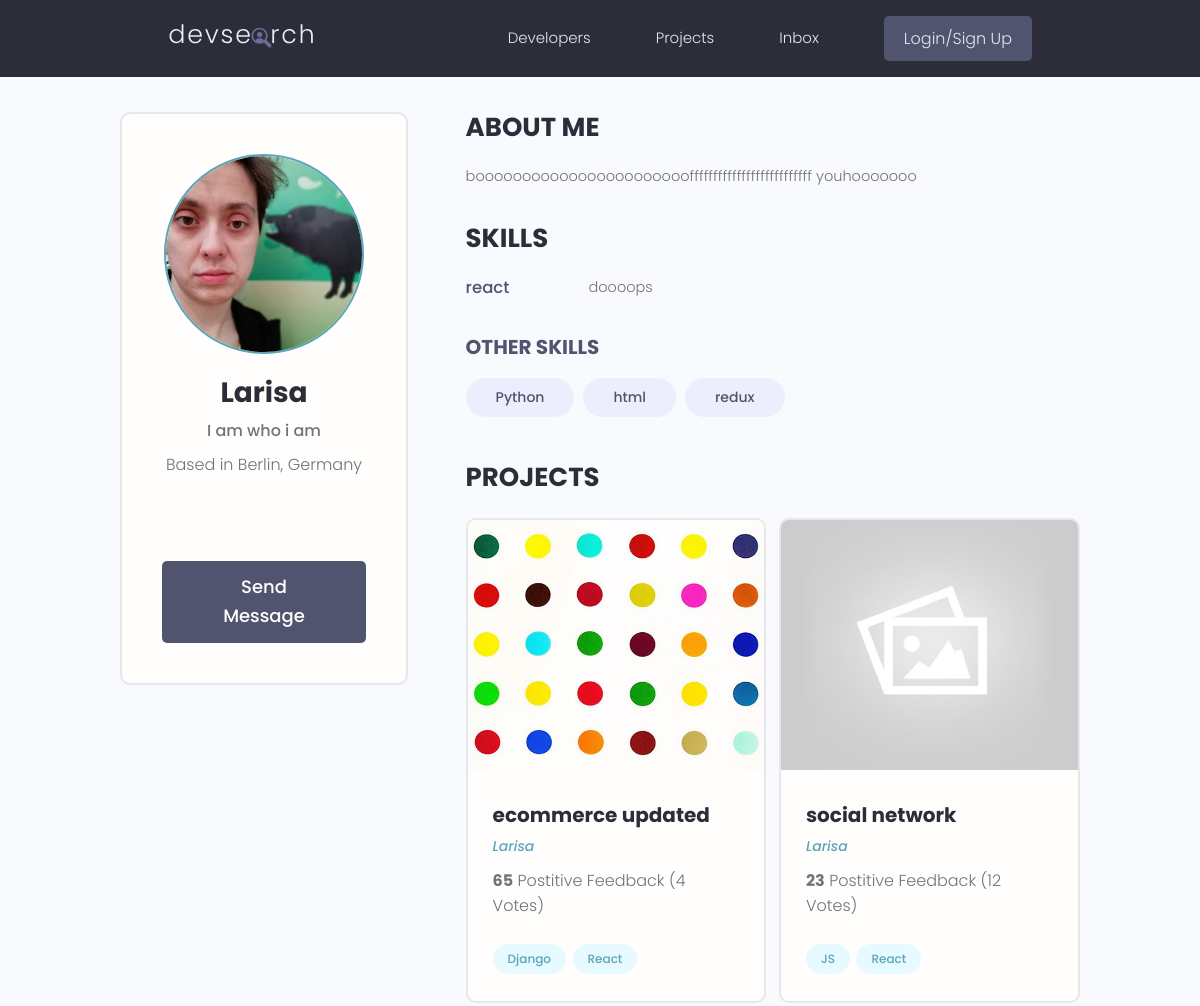
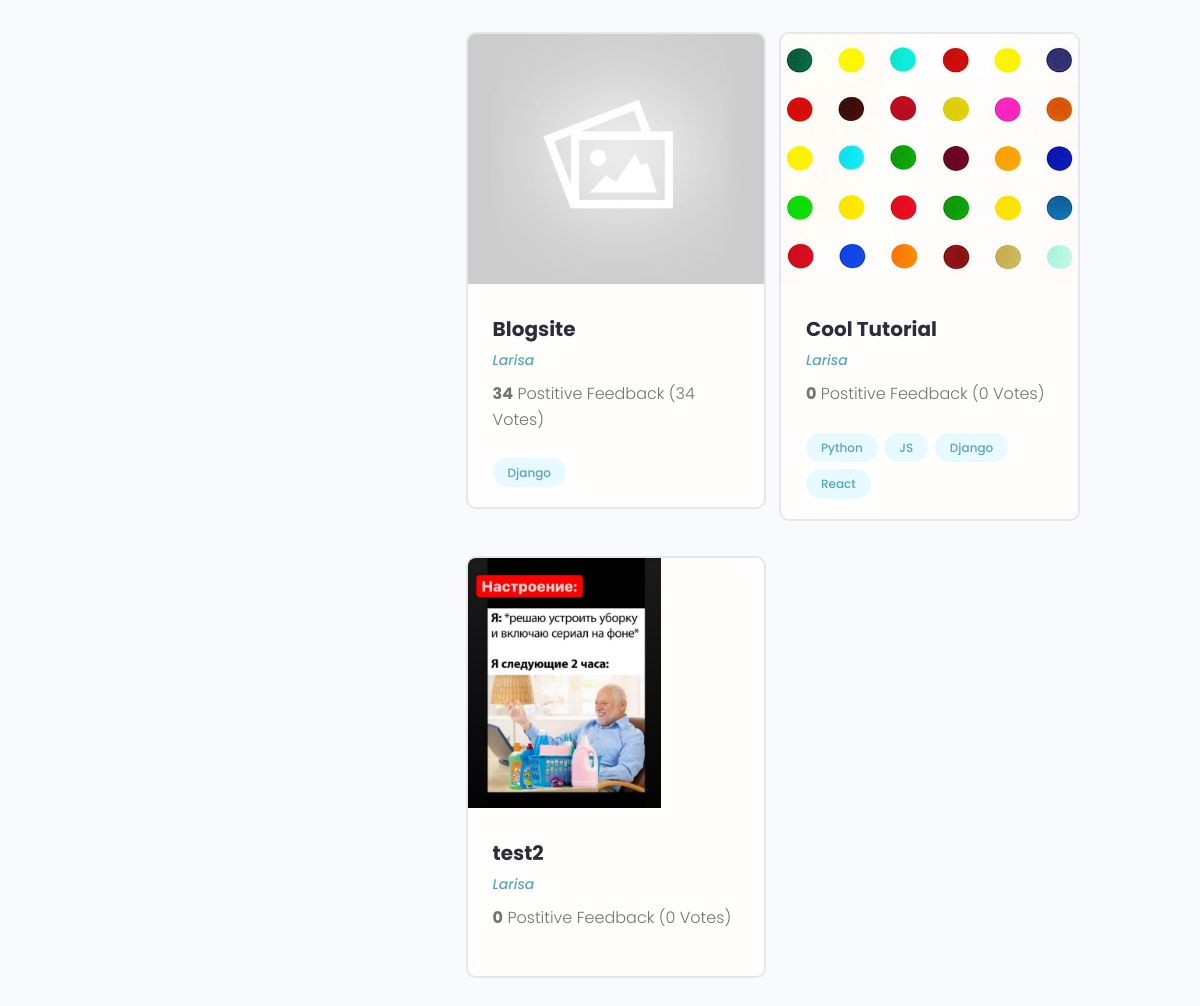
/profile/987b0973-25ca-4938-9326-bf7763675b2f, run on the app's committed database (2 pictures, top to bottom).
### users/models.py (models this page shows, shortened)
class Profile(models.Model):
    user = models.OneToOneField(User, on_delete=models.CASCADE, null=True, blank=True)
    name = models.CharField(max_length=200, blank=True, null=True)
    email = models.EmailField(max_length=500, blank=True, null=True)
    username = models.CharField(max_length=200, blank=True, null=True)
    location = models.CharField(max_length=200, blank=True, null=True)
    short_info = models.CharField(max_length=200, blank=True, null=True)
    bio = models.TextField(blank=True, null=True)
    profile_image = models.ImageField(null=True, blank=True, upload_to='profiles/', default='profiles/user-default.jpg')
    social_github = models.CharField(max_length=200, blank=True, null=True)
    social_twitter = models.CharField(max_length=200, blank=True, null=True)
    social_linkedin = models.CharField(max_length=200, blank=True, null=True)
    social_youtube = models.CharField(max_length=200, blank=True, null=True)
    social_website = models.CharField(max_length=200, blank=True, null=True)
    created = models.DateTimeField(auto_now_add=True)
    id = models.UUIDField(default=uuid.uuid4, unique=True, primary_key=True, editable=False)

class Skill(models.Model):
    owner = models.ForeignKey(Profile, on_delete=models.CASCADE, null=True, blank=True)
    name = models.CharField(max_length=200, blank=True, null=True)
    description = models.TextField(null=True, blank=True)
    created = models.DateTimeField(auto_now_add=True)
    id = models.UUIDField(default=uuid.uuid4, unique=True, primary_key=True, editable=False)
    def __str__(self):
        return str(self.name)

### projects/models.py (models this page shows, shortened)
class Project(models.Model):
    owner = models.ForeignKey(Profile, null=True, blank=True, on_delete=models.SET_NULL)
    title = models.CharField(max_length=200)
    description = models.TextField(null=True, blank=True)
    featured_image = models.ImageField(null=True, blank=True, default="default.jpg")
    demo_link = models.CharField(max_length=2000, null=True, blank=True)
    source_link = models.CharField(max_length=2000, null=True, blank=True)
    tags = models.ManyToManyField('Tag', blank=True)
    vote_total = models.IntegerField(default=0, null=True, blank=True)
    vote_ratio = models.IntegerField(default=0, null=True, blank=True)
    created = models.DateTimeField(auto_now_add=True)
    id = models.UUIDField(default=uuid.uuid4, unique=True, primary_key=True, editable=False)

class Tag(models.Model):
    name = models.CharField(max_length=200)
    created = models.DateTimeField(auto_now_add=True)
    id = models.UUIDField(default=uuid.uuid4, unique=True, primary_key=True, editable=False)
    def __str__(self):
        return self.name

### users/views.py (the view)
# urls.py: path('profile/<str:pk>', views.userProfile, name="user-profile" ),
def userProfile(request, pk):
    profile = Profile.objects.get(id=pk)
    topSkills = profile.skill_set.exclude(description__exact="")
    otherSkills = profile.skill_set.filter(description="")
    context = {'profile': profile, 'topSkills': topSkills, 'otherSkills': otherSkills}
    return render(request, 'users/user-profile.html', context)

### users/templates/users/user-profile.html (shortened to what this page needs)
{% extends 'main.html' %}
{% block content %}
  <main class="profile my-md">
    <div class="container">
      <div class="layout">
        <div class="column column--1of3">
          <div class="card text-center">
            <div class="card__body dev">
              <img class="avatar avatar--xl" src="{{ profile.profile_image.url}}" />
              <h2 class="dev__name">{{profile.name}}</h2>
              <p class="dev__title">{{profile.short_info}}</p>
              <p class="dev__location">Based in {{profile.location}}</p>
              <ul class="dev__social">
              </ul>
              <a href="#" class="btn btn--sub btn--lg">Send Message </a>
            </div>
          </div>
        </div>
        <div class="column column--2of3">
          <div class="devInfo">
            <h3 class="devInfo__title">About Me</h3>
            <p class="devInfo__about">
              {{profile.bio}}
            </p>
          </div>
          <div class="devInfo">
            <h3 class="devInfo__title">Skills</h3>
            <div class="devInfo__skills">
                {% for skill in topSkills %}
                <div class="devSkill">
                    <h4 class="devSkill__title">{{skill.name}}</h4>
                    <p class="devSkill__info">
                    {{skill.description}}
                    </p>
                </div>
                {% endfor %}
              <h3 class="devInfo__subtitle">Other Skills</h3>
              <div class="devInfo__otherSkills">
                {% for skill in otherSkills%}
                <span class="tag tag--pill tag--sub tag--lg">
                  <small>{{skill}}</small>
                </span>
                {% endfor %}
              </div>
            </div>
          </div>
          <div class="devInfo">
            <h3 class="devInfo__title">Projects</h3>
            <div class="grid grid--two">
            {% for project in profile.project_set.all %}
              <div class="column">
                <div class="card project">
                  <a href="{% url 'project' project.id %}" class="project">
                    <img class="project__thumbnail" src="{{project.featured_image.url}}" alt="project thumbnail" />
                    <div class="card__body">
                      <h3 class="project__title">{{project.title}}</h3>
                      <p><a class="project__author" href="{% url 'user-profile' project.owner.id %}">{{project.owner.name}}</a></p>
                      <p class="project--rating">
                        <span style="font-weight: bold;">{{project.vote_ratio}}</span> Postitive
                        Feedback ({{project.vote_total}} Vote{{project.vote_total|pluralize:"s"}})
                      </p>
                      <div class="project__tags">
                        {% for tag in project.tags.all %}
                        <span class="tag tag--pill tag--main">
                            <small>{{ tag }}</small>
                        </span>
                        {% endfor %}
                      </div>
                    </div>
                  </a>
                </div>
              </div>
              {% endfor %}
            </div>
          </div>
        </div>
      </div>
    </div>
  </main>
{% endblock content %}

### static/styles/app.css (style rules this page uses)
:root { --color-sub: #2d2d39; }
.btn--sub { background-color: var(--color-sub-light); }
.card { border: 2px solid var(--color-light); }
img { width: 100%; }
.profile .card > .dev { padding: 4rem; }
.dev__name { color: var(--color-sub); font-size: 2.8rem; font-weight: 700; margin-top: 1rem; margin-bottom: 0.5rem; }
.dev__title { font-size: 1.6rem; font-weight: 500; line-height: 1.3; }
.dev__location { margin-top: 1rem; }
.dev__social { margin: 3rem 0; list-style: none; display: flex; justify-content: center; gap: 1.5rem; }
.devInfo { margin-bottom: 3rem; }
.devInfo__title, .devInfo__subtitle { font-size: 2.6rem; color: var(--color-sub); text-transform: uppercase; font-weight: 700; margin-bottom: 1.5rem; }
.devInfo__subtitle { font-size: 2rem; color: var(--color-sub-light); }
.devInfo__about, .devSkill__info { font-size: 1.45rem; line-height: 1.7; text-align: justify; }
.devSkill { margin-bottom: 3rem; }
.devSkill__title { font-size: 1.65rem; font-weight: 500; color: var(--color-sub-light); }
@media screen and (min-width: 700px) { .devSkill { display: flex; justify-content: space-between; gap: 3rem; } }
@media screen and (min-width: 700px) { .devSkill__info { flex-basis: 80%; } }
.project__author { font-size: 1.4rem; font-style: italic; }
.project--rating { margin-bottom: 1.6em; margin-top: .5em; }
.project__thumbnail { height: 25rem; object-fit: cover; object-position: top center; }
.project__title { font-size: 2rem; font-weight: 700; color: var(--color-sub); }

### static/uikit/styles/modules/_variables.css (style rules this page uses)
:root { --color-main: #5aa5b9; --color-main-light: #e6faff; --color-sub: #3f4156; --color-sub-light: #51546e; --color-sub-lighter: #ededfd; --color-text: #737373; --color-gray: #8b8b8b; --color-light: #e5e7eb; --color-light-gray: #767676; --color-bg: #f8fafd; --color-white: #fffefd; --color-white-light: #f3f3f3; --color-success: #359e64; --color-success-bg: #def8e8; --color-error: #fc4b0b; --color-error-bg: #fff2ee; --font-base: 'Poppins', arial, helvetica, 'Segoe UI', roboto, ubuntu, sans-serif; --font-monospace: 'Fira Code', 'Courier New', courier, monospace; --font-regular: 300; --font-medium: 500; --font-bold: 700; --generic-shadow: 1px 1px 5px #00000010; --generic-transition: all 0.3s ease-in-out; }

### static/uikit/styles/modules/_base.css (style rules this page uses)
* { margin: 0; padding: 0; box-sizing: border-box; text-rendering: optimizeLegibility; color: inherit; font-size: inherit; }
html { font-size: 50%; }
@media only screen and (min-width: 480px) { html { font-size: 56.25%; } }
@media only screen and (min-width: 1200px) { html { font-size: 62.5%; } }
body { line-height: 1.6; font-weight: 400; font-size: 1.5rem; color: var(--color-text); background-color: var(--color-bg); min-height: 100vh; }

### static/uikit/styles/modules/_typography.css (style rules this page uses)
* { font-family: var(--font-base); }
h2 { font-size: 3.6rem; font-weight: var(--font-bold); }
h3 { font-size: 3.2rem; font-weight: var(--font-medium); }
h4 { font-size: 2.8rem; font-weight: var(--font-medium); }
p, span, strong { font-size: 1.6rem; color: var(--color-text); font-weight: var(--font-regular); }
a { padding-bottom: 2px; text-decoration: none; display: inline-block; color: var(--color-main); font-weight: var(--font-medium); }

### static/uikit/styles/modules/_utilities.css (style rules this page uses)
.container { width: 92%; max-width: 165rem; margin: 0 auto; box-sizing: border-box; }
@media screen and (min-width: 1000px) { .container { width: 90%; } }
@media screen and (min-width: 1200px) { .container { width: 80%; } }
.text-center { text-align: center; }
.my-md { margin: 3rem auto; }

### static/uikit/styles/modules/_avatar.css (style rules this page uses)
.avatar { border-radius: 50%; border: 2px solid var(--color-main); object-fit: cover; }
.avatar--xl { height: 20rem; width: 20rem; }

### static/uikit/styles/modules/_button.css (style rules this page uses)
.btn { display: inline-block; position: relative; cursor: pointer; background-color: var(--color-light); font-weight: var(--font-medium); color: var(--color-sub); text-decoration: none; padding: 1rem 2rem; border-radius: 0.5rem; border: none; width: -webkit-fit-content; width: -moz-fit-content; width: fit-content; height: -webkit-fit-content; height: -moz-fit-content; height: fit-content; font-size: 1.6rem; outline-width: 0; outline-color: transparent; -webkit-backface-visibility: hidden; backface-visibility: hidden; transition: all 0.3s ease-in-out; }
.btn--sub { background-color: var(--color-sub); color: var(--color-white); }
.btn--lg { font-size: 1.8rem; padding: 1.2rem 4.5rem; }

### static/uikit/styles/modules/_card.css (style rules this page uses)
.card { border-radius: 1rem; background-color: var(--color-white); border: 1.5px solid var(--color-light); width: auto; height: auto; margin-top: 0.5rem; margin-bottom: 0.5rem; overflow: hidden; }
.card__body, .card__header { padding: 2rem 2.5rem; }

### data on the page
Profile: profile_image (picture), name "Larisa", short_info "I am who i am", location "Berlin, Germany", bio "boooooooooooooooooooooooffffffffffffffffffffffffff youhooooooo"
Skill: name "react", description "doooops"
Skill: name "Python"
Skill: name "html"
Skill: name "redux"
Project: featured_image (picture), title "ecommerce updated", owner.name "Larisa", vote_ratio "65", vote_total "4"
Tag: name "Django"
Tag: name "React"
Project: featured_image (placeholder picture), title "social network", owner.name "Larisa", vote_ratio "23", vote_total "12"
Tag: name "JS"
Project: featured_image (placeholder picture), title "Blogsite", owner.name "Larisa", vote_ratio "34", vote_total "34"
Project: featured_image (picture), title "Cool Tutorial", owner.name "Larisa", vote_ratio "0", vote_total "0"
Tag: name "Python"
Project: featured_image (picture), title "test2", owner.name "Larisa", vote_ratio "0", vote_total "0"
